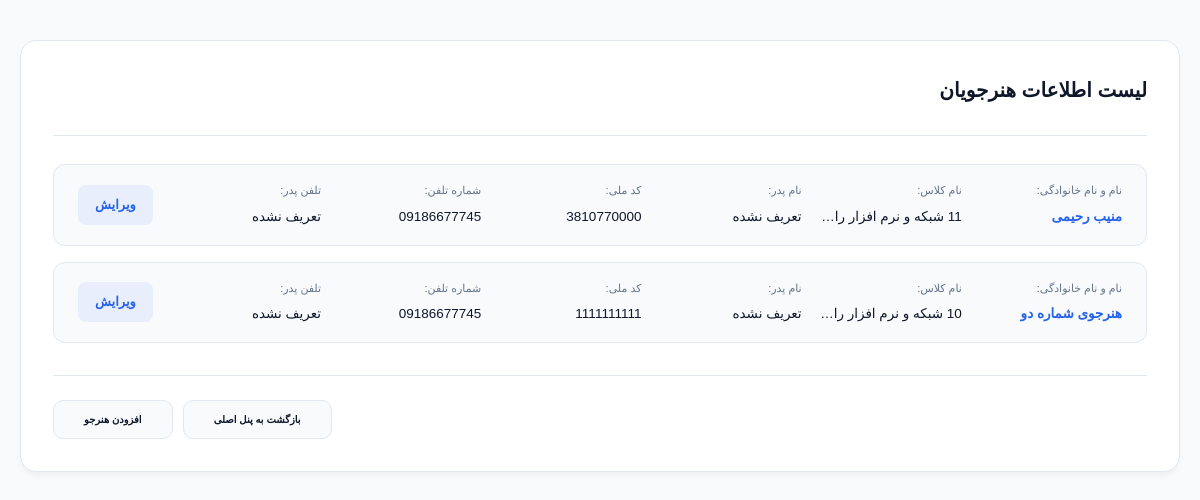
The app's page /students_list.php (signed in) with its own data.
### tables this page shows
CREATE TABLE `students` (
  `Stu_ID` int(11) NOT NULL,
  `Stu_fullName` varchar(50) NOT NULL,
  `Stu_nationalCode` varchar(10) NOT NULL,
  `Stu_phone` varchar(11) NOT NULL,
  `Stu_fatherName` varchar(30) NOT NULL,
  `Stu_fatherPhone` varchar(11) NOT NULL,
  `Stu_classID` int(2) NOT NULL
);

CREATE TABLE `classes` (
  `C_ID` int(11) NOT NULL,
  `C_grade` int(2) NOT NULL,
  `C_major` varchar(50) NOT NULL
);

### students_list.php (the view, shortened to what this page needs)
<?php
include("connect.php");
$sql_student = "SELECT Students. * , Classes.C_grade , Classes.C_major FROM  Students
        INNER JOIN Classes ON Students.Stu_classID = Classes.C_ID";
$stmt_student = $connect->prepare($sql_student);
$stmt_student->execute();
?>
<!doctype html>
<html lang="fa" dir="rtl">
<head>
  <link rel="stylesheet" href="styles/panel_style.css" />
  <link rel="stylesheet" href="styles/students_list_style.css" />
  <link rel="stylesheet" href="https://cdn.jsdelivr.net/npm/vazirmatn@33.0.3/Vazirmatn-font-face.css" />
</head>
<body>
  <main class="panel-container list-layout">
    <section class="list-section-card">
      <div class="list-card-header">
        <h2 class="list-main-title">لیست اطلاعات هنرجویان</h2>
      </div>
      <div class="students-linear-list">
        <?php
        while ($students = $stmt_student->fetch(PDO::FETCH_ASSOC)) {
          ?>
          <div class="student-linear-row">
            <div class="student-info-data-grid">
              <div class="data-cell">
                <span class="cell-label">نام و نام خانوادگی:</span>
                <span class="cell-value bold-text"><?php echo $students["Stu_fullName"] ?></span>
              </div>
              <div class="data-cell">
                <span class="cell-label">نام کلاس:</span>
                <span class="cell-value"><?php echo $students["C_grade"];
                echo $students["C_major"] ?></span>
              </div>
              <div class="data-cell">
                <span class="cell-label">نام پدر:</span>
                <span class="cell-value"><?php echo $students["Stu_fatherName"];
                if ($students["Stu_fatherName"] == "")
                  echo "تعریف نشده";
                ?></span>
              </div>
              <div class="data-cell">
                <span class="cell-label">کد ملی:</span>
                <span class="cell-value font-en"><?php echo $students["Stu_nationalCode"] ?></span>
              </div>
              <div class="data-cell">
                <span class="cell-label">شماره تلفن:</span>
                <span class="cell-value font-en"><?php echo $students["Stu_phone"] ?></span>
              </div>
              <div class="data-cell">
                <span class="cell-label">تلفن پدر:</span>
                <span class="cell-value font-en"><?php echo $students["Stu_fatherName"];
                if ($students["Stu_fatherPhone"] == "")
                  echo "تعریف نشده";
                ?></span>
              </div>
            </div>
            <div class="student-action-cell">
              <a href="edit_student.php?id=1" class="btn-edit-student" title="ویرایش اطلاعات">
                <span>ویرایش</span>
              </a>
            </div>
          </div>
        <?php } ?>
      </div>
      <div class="list-footer-actions">
        <a href="panel.php" class="btn-back-panel">
          بازگشت به پنل اصلی
        </a>
        <a href="add_student.php" class="btn-back-panel" style="margin-right: 10px;">
          افزودن هنرجو
        </a>
      </div>
    </section>
  </main>
</body>
</html>

### styles/panel_style.css (style rules this page uses)
:root { --font-primary: "Vazirmatn", sans-serif; --bg-main: #f8fafc; --bg-card: #ffffff; --text-primary: #0f172a; --text-muted: #64748b; --border-color: #e2e8f0; --primary-color: #2563eb; --primary-hover: #1d4ed8; --success-color: #10b981; --danger-color: #ef4444; --shadow-sm: 0 1px 3px rgba(0, 0, 0, 0.1); --shadow-md: 0 4px 6px -1px rgba(0, 0, 0, 0.1); --shadow-lg: 0 10px 15px -3px rgba(0, 0, 0, 0.1); --radius-sm: 8px; --radius-md: 16px; --radius-lg: 24px; --transition-smooth: all 0.3s cubic-bezier(0.4, 0, 0.2, 1); }
* { margin: 0; padding: 0; box-sizing: border-box; font-family: var(--font-primary); text-decoration: none; list-style: none; }
body { background-color: var(--bg-main); color: var(--text-primary); line-height: 1.7; transition: background-color 0.3s ease, color 0.3s ease; overflow-x: hidden; font-family: "Vazir", sans-serif; }
.panel-container { width: 100%; max-width: 1240px; margin: 0 auto; padding: 0 20px; }

### styles/students_list_style.css (style rules this page uses)
.list-layout { margin-top: 40px; margin-bottom: 40px; max-width: 1200px; }
.list-section-card { background-color: var(--bg-card); border-radius: 16px; border: 1px solid var(--border-color); padding: 32px; box-shadow: 0 4px 6px -1px rgba(0, 0, 0, 0.05); }
.list-card-header { margin-bottom: 28px; border-bottom: 1px solid var(--border-color); padding-bottom: 20px; }
.list-main-title { font-size: 20px; font-weight: 800; color: var(--text-primary); margin-bottom: 8px; }
.students-linear-list { display: flex; flex-direction: column; gap: 16px; }
.student-linear-row { display: flex; align-items: center; justify-content: space-between; background-color: var(--bg-main); border: 1px solid var(--border-color); border-radius: 12px; padding: 16px 24px; transition: var(--transition-smooth); }
.student-info-data-grid { display: grid; grid-template-columns: repeat(6, minmax(0, 1fr)); gap: 16px; flex-grow: 1; margin-left: 24px; }
.data-cell { display: flex; flex-direction: column; gap: 6px; justify-content: center; }
.cell-label { font-size: 11px; color: var(--text-muted); font-weight: 500; }
.cell-value { font-size: 13.5px; color: var(--text-primary); white-space: nowrap; overflow: hidden; text-overflow: ellipsis; }
.bold-text { font-weight: 700; color: var(--primary-color); }
.font-en { direction: ltr; text-align: right; font-family: var(--font-primary); }
.student-action-cell { flex-shrink: 0; }
.btn-edit-student { display: inline-flex; align-items: center; gap: 8px; background-color: rgba(37, 99, 235, 0.08); color: var(--primary-color); padding: 8px 16px; border-radius: 8px; font-size: 13px; font-weight: 700; text-decoration: none; border: 1px solid transparent; transition: var(--transition-smooth); }
.list-footer-actions { margin-top: 32px; border-top: 1px solid var(--border-color); padding-top: 24px; display: flex; justify-content: flex-end; }
.btn-back-panel { display: inline-flex; align-items: center; gap: 8px; background-color: var(--bg-main); border: 1px solid var(--border-color); color: var(--text-primary); padding: 10px 30px; border-radius: 10px; font-size: 10px; font-weight: 600; text-decoration: none; transition: var(--transition-smooth); white-space: nowrap; }

### records on screen
students: Stu_fullName "منیب رحیمی", classes.C_major "شبکه و نرم افزار…", Stu_fatherName "تعریف نشده", Stu_nationalCode "3810770000", Stu_phone "09186677745", Stu_fatherPhone "تعریف نشده"
students: Stu_fullName "هنرجوی شماره دو", classes.C_major "شبکه و نرم افزار…", Stu_fatherName "تعریف نشده", Stu_nationalCode "1111111111", Stu_phone "09186677745", Stu_fatherPhone "تعریف نشده"
